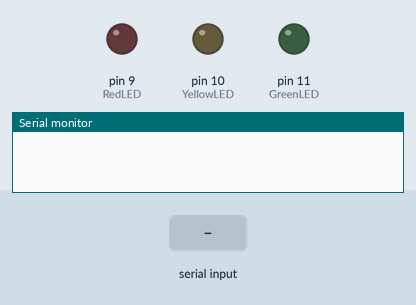
Bench run of a sketch on a simulated Arduino Uno, built with avr-gcc and run on an emulated ATmega328P. Parts: output pins drawn as LEDs (lit = HIGH), the last lines printed to the serial monitor. The inputs (shaded band) are chosen by the test bench.

Above: at 1.2 s.
1.3 s: "0" received over Serial
At 2.2 s:
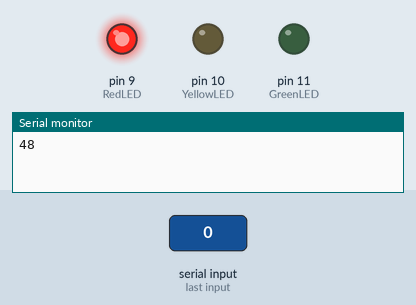
2.8 s: "1" received over Serial
At 3.5 s:
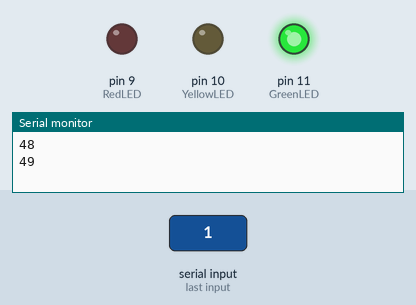
4.3 s: "2" received over Serial
At 4.7 s:
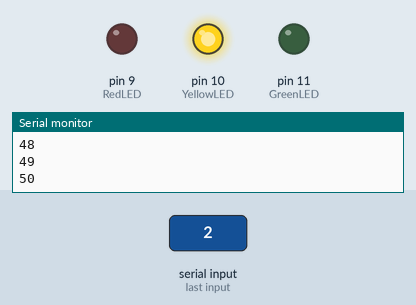
Timing chart, 0 to 7.3 s (numbered marks = the images above; inputs shaded):
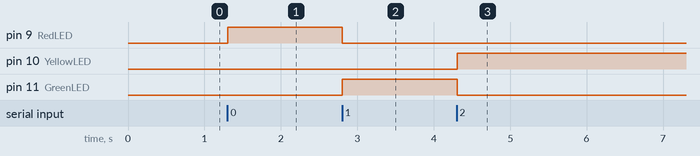

The sketch:

SerialRead.ino
```cpp
int incomingByte = 0;

int RedLED = 9;
int YellowLED = 10;
int GreenLED = 11;

void setup() {
  // put your setup code here, to run once:
  Serial.begin(9600);
  pinMode(RedLED, OUTPUT);
  pinMode(YellowLED, OUTPUT);
  pinMode(GreenLED, OUTPUT);
}

void loop() {
  // put your main code here, to run repeatedly:
  delay(10);
  if(Serial.available() > 0) {
    incomingByte = Serial.read();
      Serial.println(incomingByte);
       switch (incomingByte) {
        case 48: // Fail
          digitalWrite(RedLED, HIGH);
          digitalWrite(GreenLED, LOW);
          digitalWrite(YellowLED, LOW);
          break;
        case 49: // Pass
          digitalWrite(GreenLED, HIGH);
          digitalWrite(RedLED, LOW);
          digitalWrite(YellowLED, LOW);
          break;
        case 50: // Running
          digitalWrite(YellowLED, HIGH);
          digitalWrite(RedLED, LOW);
          digitalWrite(GreenLED, LOW);
          break;
        default:
          digitalWrite(RedLED, LOW);
          digitalWrite(GreenLED, LOW);
          digitalWrite(YellowLED, LOW);
        break;
      }
  }
}
```

Measured:
- after the input at 1.3 s, pin 9 (RedLED): LOW → HIGH at once
- after the input at 2.8 s, pin 9 (RedLED): HIGH → LOW at once; pin 11 (GreenLED): LOW → HIGH at once
- after the input at 4.3 s, pin 10 (YellowLED): LOW → HIGH at once; pin 11 (GreenLED): HIGH → LOW at once
